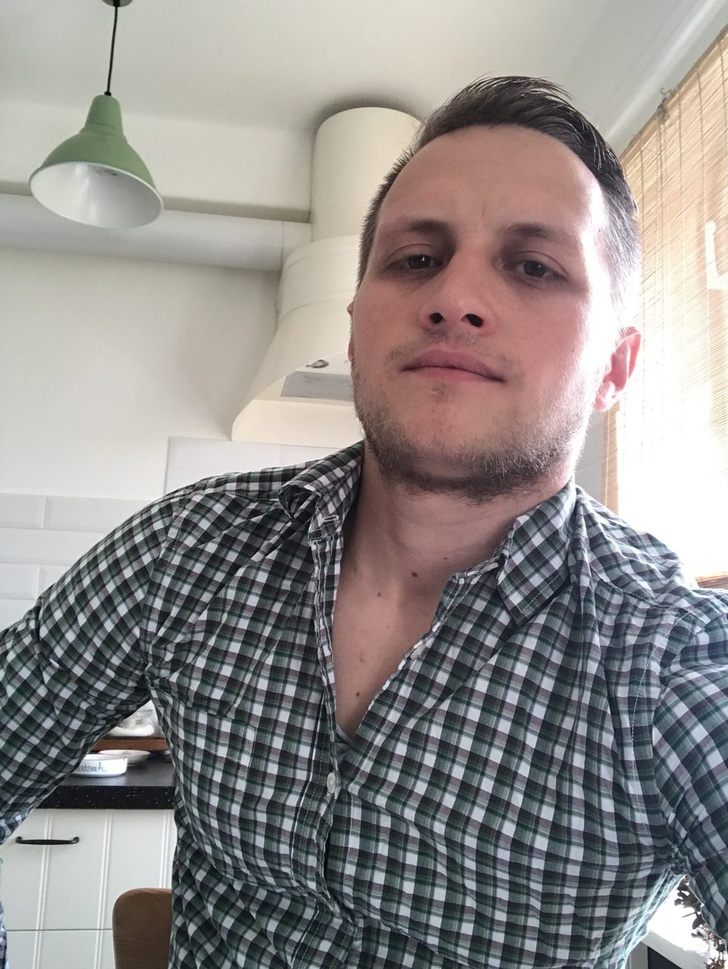
#> input picture portrait.jpg, 728 x 969 px, shrunk from 962 x 1280 before the run
$ python demo.py
#> lines starting #> are read from the running program, lines starting #| are printed output that depends on the picture
import numpy as np
import cv2
from matplotlib import pyplot as plt

img = cv2.imread('portrait.jpg')
#> img is the input picture: shape (969, 728, 3); mean B, G, R 139.2, 141.2, 145.6
mask = np.zeros(img.shape[:2],np.uint8)

bgdModel = np.zeros((1,65),np.float64)
fgdModel = np.zeros((1,65),np.float64)

rect = (161,79,150,150)


cv2.grabCut(img,mask,rect,bgdModel,fgdModel,5,cv2.GC_INIT_WITH_RECT)
mask2 = np.where((mask==2)|(mask==0),0,1).astype('uint8')
img = img*mask2[:,:,np.newaxis]
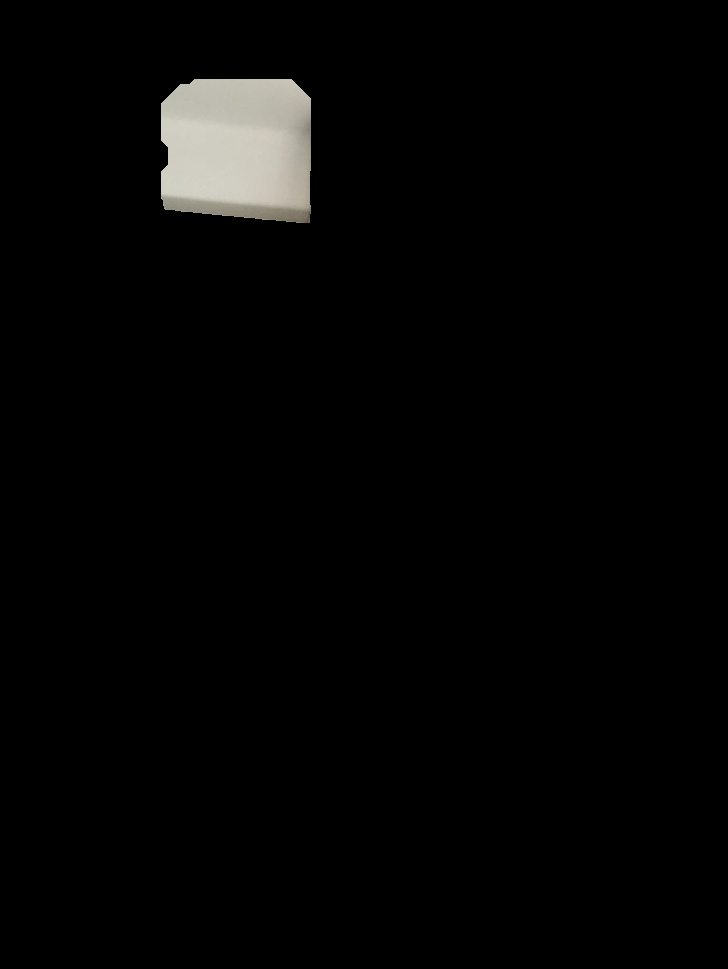
#> img: shape (969, 728, 3); mean B, G, R 5, 5.3, 5.4

plt.imshow(img)
plt.colorbar()
plt.show()
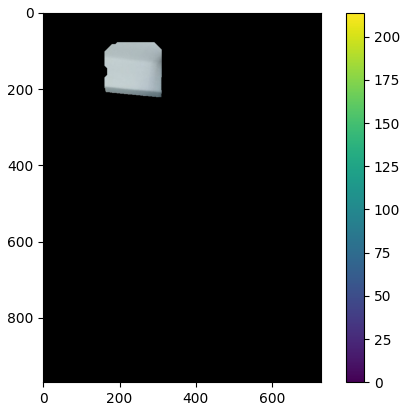
#> figure drawn by matplotlib, 2 panels; B, G, R data is drawn as R, G, B

$ run again, with clouds.jpg copied over portrait.jpg
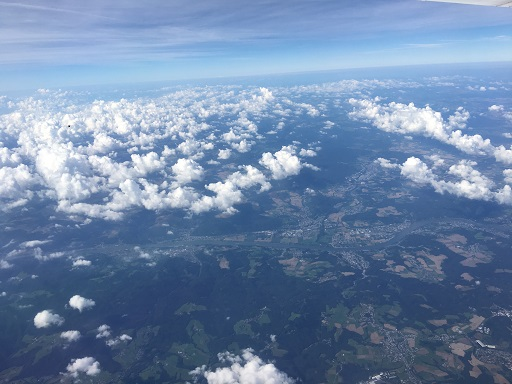
#> input picture clouds.jpg, 512 x 384 px
#> img is the input picture: shape (384, 512, 3); mean B, G, R 167.8, 134.4, 110.1
#> `img = img*mask2[:,:,np.newaxis]`:
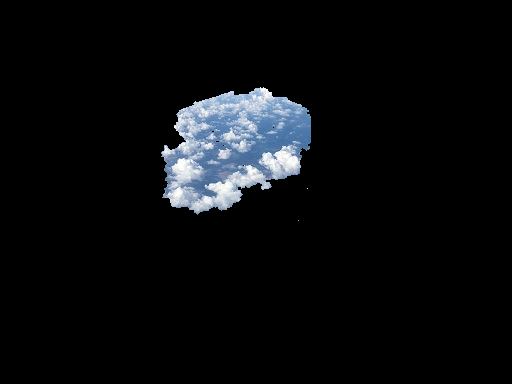
#> img: shape (384, 512, 3); mean B, G, R 13.3, 11.5, 10
#> `plt.show()`:
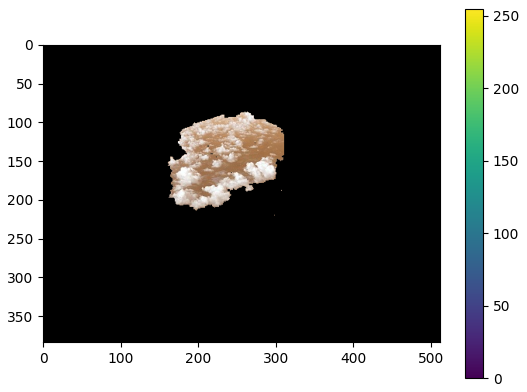
#> figure drawn by matplotlib, 2 panels; B, G, R data is drawn as R, G, B
